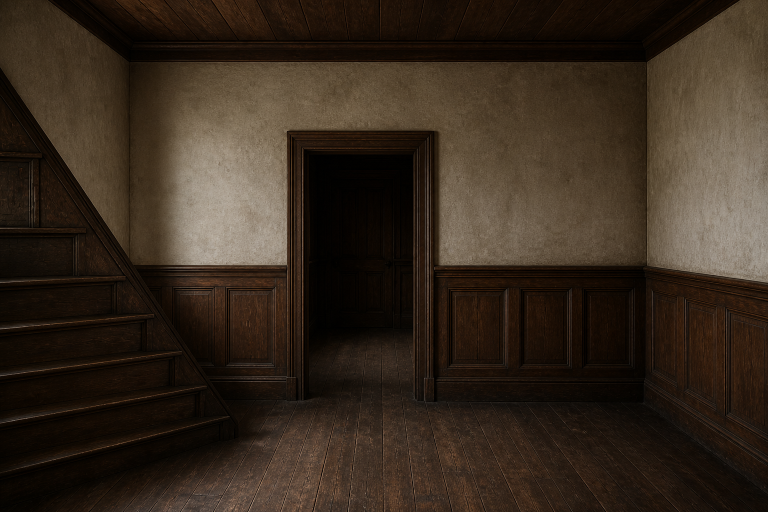
#> input picture backdrops/back_stair/W.png, 1536 x 1024 px, given in place of beauty_lit.png, which was not available (shown at 1/2 size)
$ python zones.py ../backdrops/back_stair/W.png
#> lines starting #> are read from the running program, lines starting #| are printed output that depends on the picture; pictures that were not available may be replaced by others from this repository, and a replacement may not be noted
#!/usr/bin/env python3
"""Compare the painted shell and the code room zone by zone (see tools/zones.mjs).

For each painting pose F, zones come from the code room's instance ids:
ceiling, target wall (owner F, not an aperture), left and right returns (the facings either side),
floor near/far (split at the median floor depth), windows (glass), doors (passage/lining), fireplace.
Luminance is Rec.709 on the sRGB image after a 9 px blur (the painting's detail is not the point).
Writes zones.json and zones.png (per-zone code/painted ratio as a heat overlay) under the output dir.
"""
import json, os, sys
import numpy as np, cv2

LEFT = {"N": "W", "E": "N", "S": "E", "W": "S"}; RIGHT = {"N": "E", "E": "S", "S": "W", "W": "N"}

def lum(path):
    a = cv2.imread(path)[..., ::-1].astype(np.float32)
    return cv2.GaussianBlur(0.2126 * a[..., 0] + 0.7152 * a[..., 1] + 0.0722 * a[..., 2], (0, 0), 9)
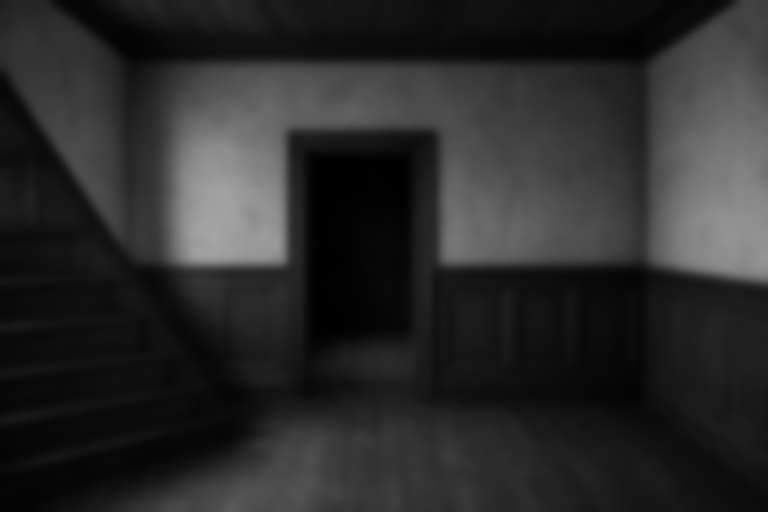
#> returned value: shape (1024, 1536) float32 (shown at 1/2 size); min 0.786, max 165.6, mean 43
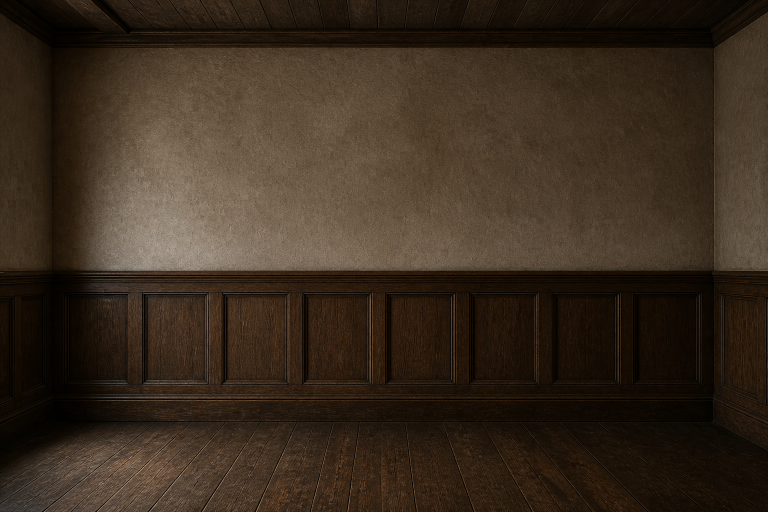
#> input picture backdrops/back_stair_head/N.png, 1536 x 1024 px, given in place of painted.png, which was not available (shown at 1/2 size)
#> in lum (call 2), `return cv2.GaussianBlur(0.2126 * a[..., 0] + 0.7152 * a[..., 1] + 0.07..`:
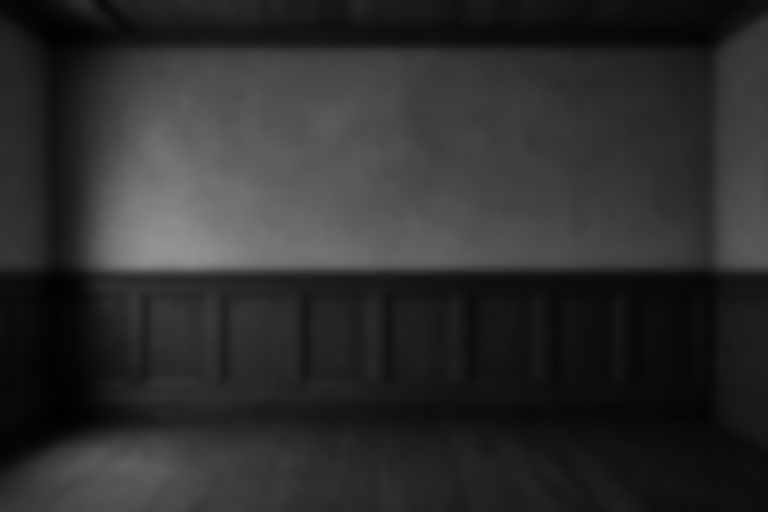
#> returned value: shape (1024, 1536) float32 (shown at 1/2 size); min 1.67, max 148.5, mean 45.9

def zones_for(F, d):
#> (the run stopped early here; a loop or call above may not have finished)
